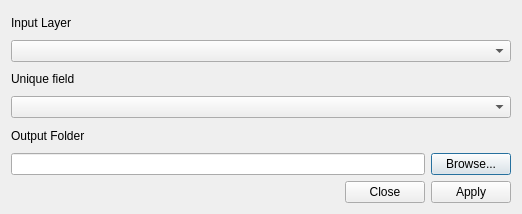
<?xml version="1.0" encoding="UTF-8"?>
<ui version="4.0">
 <class>hcmgis_split_form</class>
 <widget class="QDialog" name="hcmgis_split_form">
  <property name="windowModality">
   <enum>Qt::ApplicationModal</enum>
  </property>
  <property name="enabled">
   <bool>true</bool>
  </property>
  <property name="geometry">
   <rect>
    <x>0</x>
    <y>0</y>
    <width>522</width>
    <height>214</height>
   </rect>
  </property>
  <property name="mouseTracking">
   <bool>false</bool>
  </property>
  <property name="windowTitle">
   <string>Split Layers</string>
  </property>
  <layout class="QVBoxLayout" name="verticalLayout">
   <item>
    <widget class="QLabel" name="LblInput">
     <property name="text">
      <string>Input Layer</string>
     </property>
    </widget>
   </item>
   <item>
    <widget class="QgsMapLayerComboBox" name="CboInput"/>
   </item>
   <item>
    <widget class="QLabel" name="LblOutput_2">
     <property name="text">
      <string>Unique field</string>
     </property>
    </widget>
   </item>
   <item>
    <widget class="QgsFieldComboBox" name="CboField"/>
   </item>
   <item>
    <widget class="QLabel" name="LblOutput_3">
     <property name="text">
      <string>Output Folder</string>
     </property>
    </widget>
   </item>
   <item>
    <layout class="QGridLayout" name="gridLayout">
     <item row="0" column="0">
      <widget class="QLineEdit" name="LinOutputFolder">
       <property name="enabled">
        <bool>true</bool>
       </property>
       <property name="mouseTracking">
        <bool>true</bool>
       </property>
       <property name="focusPolicy">
        <enum>Qt::StrongFocus</enum>
       </property>
       <property name="acceptDrops">
        <bool>false</bool>
       </property>
       <property name="text">
        <string/>
       </property>
       <property name="readOnly">
        <bool>false</bool>
       </property>
      </widget>
     </item>
     <item row="0" column="1">
      <widget class="QPushButton" name="BtnOutputFolder">
       <property name="enabled">
        <bool>true</bool>
       </property>
       <property name="font">
        <font>
         <weight>50</weight>
         <bold>false</bold>
        </font>
       </property>
       <property name="text">
        <string>Browse...</string>
       </property>
      </widget>
     </item>
    </layout>
   </item>
   <item>
    <widget class="QDialogButtonBox" name="BtnApplyClose">
     <property name="standardButtons">
      <set>QDialogButtonBox::Apply|QDialogButtonBox::Close</set>
     </property>
    </widget>
   </item>
  </layout>
 </widget>
 <customwidgets>
  <customwidget>
   <class>QgsFieldComboBox</class>
   <extends>QComboBox</extends>
   <header>qgsfieldcombobox.h</header>
  </customwidget>
  <customwidget>
   <class>QgsMapLayerComboBox</class>
   <extends>QComboBox</extends>
   <header>qgsmaplayercombobox.h</header>
  </customwidget>
 </customwidgets>
 <resources/>
 <connections>
  <connection>
   <sender>BtnApplyClose</sender>
   <signal>accepted()</signal>
   <receiver>hcmgis_split_form</receiver>
   <slot>accept()</slot>
   <hints>
    <hint type="sourcelabel">
     <x>251</x>
     <y>272</y>
    </hint>
    <hint type="destinationlabel">
     <x>169</x>
     <y>143</y>
    </hint>
   </hints>
  </connection>
  <connection>
   <sender>BtnApplyClose</sender>
   <signal>rejected()</signal>
   <receiver>hcmgis_split_form</receiver>
   <slot>reject()</slot>
   <hints>
    <hint type="sourcelabel">
     <x>251</x>
     <y>272</y>
    </hint>
    <hint type="destinationlabel">
     <x>169</x>
     <y>143</y>
    </hint>
   </hints>
  </connection>
 </connections>
</ui>
